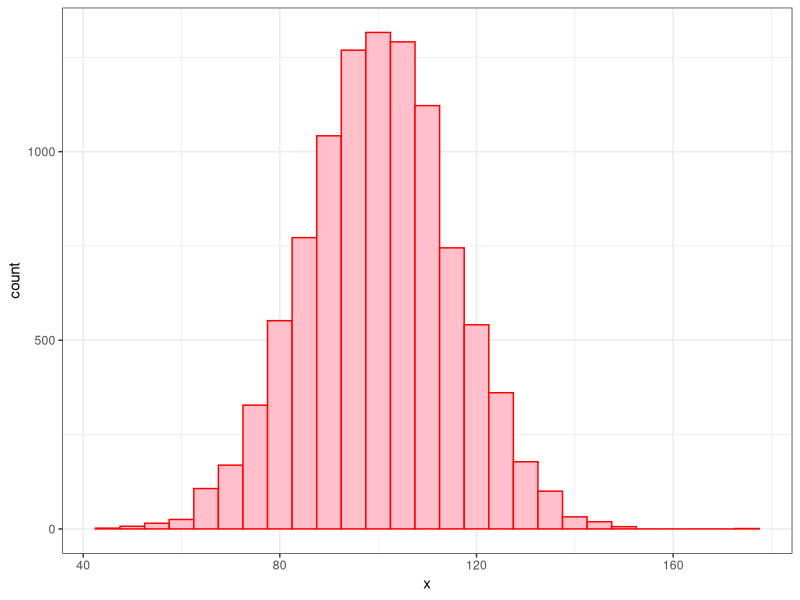

Reproduce this figure in R. (Note: this script raises an error after producing the figure.)
## ---- chunk 1
library(ggplot2)
knitr::opts_chunk$set(echo = TRUE, comment = NA, fig.align = "center", warning = FALSE, message = FALSE)
## ---- chunk 2
stuff <- rnorm(10000, 100, 15)
DF <- data.frame(x = stuff)
library(ggplot2)
ggplot(data = DF, aes(x = x)) + 
      geom_histogram(fill = "pink", color = "red", binwidth = 5) + 
      theme_bw()
## ---- chunk 3
knitr::kable(head(iris), booktabs = TRUE,  caption = 'The first six rows of `iris`')
## ---- chunk 4
PackagesUsed <- c("ggplot2", "bookdown")
# Write bib information
knitr::write_bib(PackagesUsed, file = "./packages.bib")
# Load packages
lapply(PackagesUsed, library, character.only = TRUE)
## ---- chunk 5
library(dplyr)
NDF <- DF %>%
  summarize(Mean = mean(x), SD = sd(x), iqr = IQR(x))
NDF  
## ---- chunk 6
library(MASS)
quine %>%
  group_by(Sex) %>%
  filter(Days > 2, Days < 10) %>%
  summarize(mean(Days), median(Days), sd(Days), IQR(Days), n())
## ---- chunk 7
quine %>%
  filter(Days > 2, Days < 10) %>%
  ggplot(mapping = aes(x = Sex, y = Days)) +
  geom_boxplot() +
  theme_bw()
